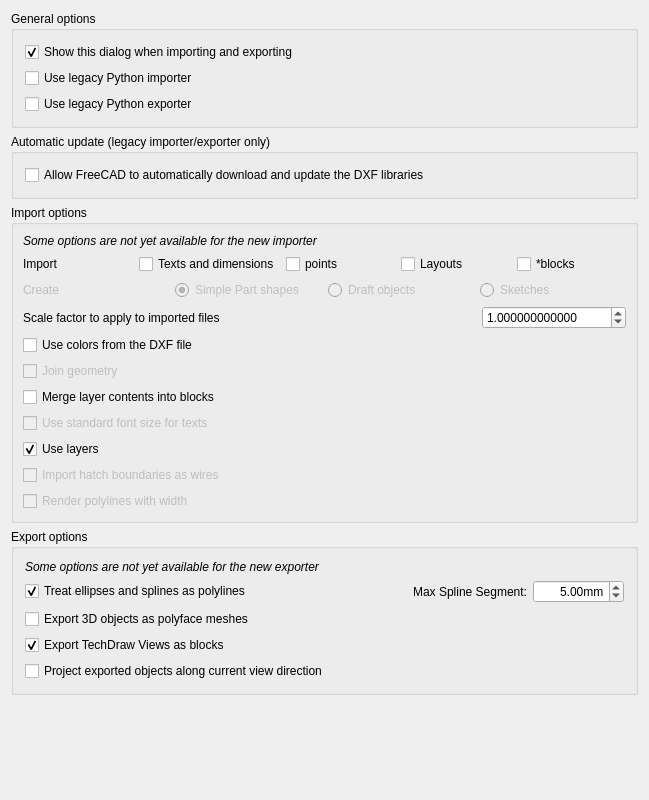
<?xml version="1.0" encoding="UTF-8"?>
<ui version="4.0">
 <class>Gui::Dialog::DlgSettingsDraft</class>
 <widget class="QWidget" name="Gui::Dialog::DlgSettingsDraft">
  <property name="geometry">
   <rect>
    <x>0</x>
    <y>0</y>
    <width>649</width>
    <height>800</height>
   </rect>
  </property>
  <property name="windowTitle">
   <string>DXF</string>
  </property>
  <layout class="QVBoxLayout" name="verticalLayout_3">
   <item>
    <widget class="QGroupBox" name="groupBox">
     <property name="title">
      <string>General options</string>
     </property>
     <layout class="QVBoxLayout" name="verticalLayout">
      <item>
       <widget class="Gui::PrefCheckBox" name="checkBox_dxfShowDialog">
        <property name="toolTip">
         <string>This preferences dialog will be shown when importing/ exporting DXF files</string>
        </property>
        <property name="text">
         <string>Show this dialog when importing and exporting</string>
        </property>
        <property name="checked">
         <bool>true</bool>
        </property>
        <property name="prefEntry" stdset="0">
         <cstring>dxfShowDialog</cstring>
        </property>
        <property name="prefPath" stdset="0">
         <cstring>Mod/Draft</cstring>
        </property>
       </widget>
      </item>
      <item>
       <widget class="Gui::PrefCheckBox" name="checkBox_dxfUseLegacyImporter">
        <property name="toolTip">
         <string>Python importer is used, otherwise the newer C++ is used.
Note: C++ importer is faster, but is not as featureful yet</string>
        </property>
        <property name="text">
         <string>Use legacy Python importer</string>
        </property>
        <property name="checked">
         <bool>false</bool>
        </property>
        <property name="prefEntry" stdset="0">
         <cstring>dxfUseLegacyImporter</cstring>
        </property>
        <property name="prefPath" stdset="0">
         <cstring>Mod/Draft</cstring>
        </property>
       </widget>
      </item>
      <item>
       <widget class="Gui::PrefCheckBox" name="checkBox_dxfUseLegacyExporter">
        <property name="toolTip">
         <string>Python exporter is used, otherwise the newer C++ is used.
Note: C++ exporter is faster, but is not as featureful yet</string>
        </property>
        <property name="text">
         <string>Use legacy Python exporter</string>
        </property>
        <property name="prefEntry" stdset="0">
         <cstring>dxfUseLegacyExporter</cstring>
        </property>
        <property name="prefPath" stdset="0">
         <cstring>Mod/Draft</cstring>
        </property>
       </widget>
      </item>
     </layout>
    </widget>
   </item>
   <item>
    <widget class="QGroupBox" name="groupBox_1">
     <property name="title">
      <string>Automatic update (legacy importer/exporter only)</string>
     </property>
     <layout class="QVBoxLayout" name="verticalLayout_1">
      <item>
       <layout class="QHBoxLayout" name="horizontalLayout_1">
        <item>
         <widget class="Gui::PrefCheckBox" name="checkBox_dxfAllowDownload">
          <property name="toolTip">
           <string>Allow FreeCAD to download the Python converter for DXF import and export.
You can also do this manually by installing the &quot;dxf_library&quot; workbench
from the Addon Manager.</string>
          </property>
          <property name="text">
           <string>Allow FreeCAD to automatically download and update the DXF libraries</string>
          </property>
          <property name="prefEntry" stdset="0">
           <cstring>dxfAllowDownload</cstring>
          </property>
          <property name="prefPath" stdset="0">
           <cstring>Mod/Draft</cstring>
          </property>
         </widget>
        </item>
       </layout>
      </item>
     </layout>
    </widget>
   </item>
   <item>
    <widget class="QGroupBox" name="GroupBox_2">
     <property name="title">
      <string>Import options</string>
     </property>
     <layout class="QVBoxLayout">
      <property name="spacing">
       <number>6</number>
      </property>
      <property name="leftMargin">
       <number>9</number>
      </property>
      <property name="topMargin">
       <number>9</number>
      </property>
      <property name="rightMargin">
       <number>9</number>
      </property>
      <property name="bottomMargin">
       <number>9</number>
      </property>
      <item>
       <widget class="QLabel" name="label_ImporterMissing">
        <property name="font">
         <font>
          <italic>true</italic>
         </font>
        </property>
        <property name="text">
         <string>Some options are not yet available for the new importer</string>
        </property>
       </widget>
      </item>
      <item>
       <layout class="QHBoxLayout" name="horizontalLayout_2">
        <item>
         <widget class="QLabel" name="label_Import">
          <property name="text">
           <string>Import</string>
          </property>
         </widget>
        </item>
        <item>
         <widget class="Gui::PrefCheckBox" name="checkBox_dxftext">
          <property name="toolTip">
           <string>If unchecked, texts and mtexts won't be imported</string>
          </property>
          <property name="text">
           <string>Texts and dimensions</string>
          </property>
          <property name="prefEntry" stdset="0">
           <cstring>dxftext</cstring>
          </property>
          <property name="prefPath" stdset="0">
           <cstring>Mod/Draft</cstring>
          </property>
         </widget>
        </item>
        <item>
         <widget class="Gui::PrefCheckBox" name="checkBox_dxfImportPoints">
          <property name="toolTip">
           <string>If unchecked, points won't be imported</string>
          </property>
          <property name="text">
           <string>points</string>
          </property>
          <property name="prefEntry" stdset="0">
           <cstring>dxfImportPoints</cstring>
          </property>
          <property name="prefPath" stdset="0">
           <cstring>Mod/Draft</cstring>
          </property>
         </widget>
        </item>
        <item>
         <widget class="Gui::PrefCheckBox" name="checkBox_dxflayout">
          <property name="toolTip">
           <string>If checked, paper space objects will be imported too</string>
          </property>
          <property name="text">
           <string>Layouts</string>
          </property>
          <property name="prefEntry" stdset="0">
           <cstring>dxflayout</cstring>
          </property>
          <property name="prefPath" stdset="0">
           <cstring>Mod/Draft</cstring>
          </property>
         </widget>
        </item>
        <item>
         <widget class="Gui::PrefCheckBox" name="checkBox_dxfstarblocks">
          <property name="toolTip">
           <string>If you want the non-named blocks (beginning with a *) to be imported too</string>
          </property>
          <property name="text">
           <string>*blocks</string>
          </property>
          <property name="prefEntry" stdset="0">
           <cstring>dxfstarblocks</cstring>
          </property>
          <property name="prefPath" stdset="0">
           <cstring>Mod/Draft</cstring>
          </property>
         </widget>
        </item>
       </layout>
      </item>
      <item>
       <layout class="QHBoxLayout" name="horizontalLayout_3">
        <item>
         <widget class="QLabel" name="label_Create">
          <property name="enabled">
           <bool>false</bool>
          </property>
          <property name="text">
           <string>Create</string>
          </property>
         </widget>
        </item>
        <item>
         <widget class="Gui::PrefRadioButton" name="radioButton_dxfCreatePart">
          <property name="enabled">
           <bool>false</bool>
          </property>
          <property name="toolTip">
           <string>Only standard Part objects will be created (fastest)</string>
          </property>
          <property name="text">
           <string>Simple Part shapes</string>
          </property>
          <property name="checked">
           <bool>true</bool>
          </property>
          <property name="prefEntry" stdset="0">
           <cstring>dxfCreatePart</cstring>
          </property>
          <property name="prefPath" stdset="0">
           <cstring>Mod/Draft</cstring>
          </property>
         </widget>
        </item>
        <item>
         <widget class="Gui::PrefRadioButton" name="radioButton_dxfCreateDraft">
          <property name="enabled">
           <bool>false</bool>
          </property>
          <property name="toolTip">
           <string>Parametric Draft objects will be created whenever possible</string>
          </property>
          <property name="text">
           <string>Draft objects</string>
          </property>
          <property name="prefEntry" stdset="0">
           <cstring>dxfCreateDraft</cstring>
          </property>
          <property name="prefPath" stdset="0">
           <cstring>Mod/Draft</cstring>
          </property>
         </widget>
        </item>
        <item>
         <widget class="Gui::PrefRadioButton" name="radioButton_dxfCreateSketch">
          <property name="enabled">
           <bool>false</bool>
          </property>
          <property name="toolTip">
           <string>Sketches will be created whenever possible</string>
          </property>
          <property name="text">
           <string>Sketches</string>
          </property>
          <property name="prefEntry" stdset="0">
           <cstring>dxfCreateSketch</cstring>
          </property>
          <property name="prefPath" stdset="0">
           <cstring>Mod/Draft</cstring>
          </property>
         </widget>
        </item>
       </layout>
      </item>
      <item>
       <layout class="QHBoxLayout" name="horizontalLayout_4">
        <item>
         <widget class="QLabel" name="label_dxfScaling">
          <property name="toolTip">
           <string/>
          </property>
          <property name="text">
           <string>Scale factor to apply to imported files</string>
          </property>
         </widget>
        </item>
        <item>
         <spacer name="horizontalSpacer_1">
          <property name="orientation">
           <enum>Qt::Horizontal</enum>
          </property>
          <property name="sizeHint" stdset="0">
           <size>
            <width>40</width>
            <height>20</height>
           </size>
          </property>
         </spacer>
        </item>
        <item>
         <widget class="Gui::PrefDoubleSpinBox" name="spinBox_dxfScaling">
          <property name="toolTip">
           <string>Scale factor to apply to DXF files on import.
The factor is the conversion between the unit of your DXF file and millimeters.
Example: for files in millimeters: 1, in centimeters: 10,
                             in meters: 1000, in inches: 25.4, in feet: 304.8</string>
          </property>
          <property name="decimals">
           <number>12</number>
          </property>
          <property name="maximum">
           <double>999999.999998999992386</double>
          </property>
          <property name="value">
           <double>1.000000000000000</double>
          </property>
          <property name="prefEntry" stdset="0">
           <cstring>dxfScaling</cstring>
          </property>
          <property name="prefPath" stdset="0">
           <cstring>Mod/Draft</cstring>
          </property>
         </widget>
        </item>
       </layout>
      </item>
      <item>
       <layout class="QHBoxLayout" name="horizontalLayout_5">
        <item>
         <widget class="Gui::PrefCheckBox" name="checkBox_dxfGetOriginalColors">
          <property name="toolTip">
           <string>Colors will set as specified in the DXF file whenever possible.
Otherwise default colors will be applied.</string>
          </property>
          <property name="text">
           <string>Use colors from the DXF file</string>
          </property>
          <property name="prefEntry" stdset="0">
           <cstring>dxfGetOriginalColors</cstring>
          </property>
          <property name="prefPath" stdset="0">
           <cstring>Mod/Draft</cstring>
          </property>
         </widget>
        </item>
       </layout>
      </item>
      <item>
       <layout class="QHBoxLayout" name="horizontalLayout_6">
        <item>
         <widget class="Gui::PrefCheckBox" name="checkBox_joingeometry">
          <property name="enabled">
           <bool>false</bool>
          </property>
          <property name="toolTip">
           <string>FreeCAD will try to join coincident objects into wires.
Note that this can take a while!</string>
          </property>
          <property name="text">
           <string>Join geometry</string>
          </property>
          <property name="prefEntry" stdset="0">
           <cstring>joingeometry</cstring>
          </property>
          <property name="prefPath" stdset="0">
           <cstring>Mod/Draft</cstring>
          </property>
         </widget>
        </item>
       </layout>
      </item>
      <item>
       <layout class="QHBoxLayout" name="horizontalLayout_7">
        <item>
         <widget class="Gui::PrefCheckBox" name="checkBox_groupLayers">
          <property name="toolTip">
           <string>Objects from the same layers will be joined into Part Compounds,
turning the display faster, but making them less easily editable.</string>
          </property>
          <property name="text">
           <string>Merge layer contents into blocks</string>
          </property>
          <property name="prefEntry" stdset="0">
           <cstring>groupLayers</cstring>
          </property>
          <property name="prefPath" stdset="0">
           <cstring>Mod/Draft</cstring>
          </property>
         </widget>
        </item>
       </layout>
      </item>
      <item>
       <layout class="QHBoxLayout" name="horizontalLayout_8">
        <item>
         <widget class="Gui::PrefCheckBox" name="checkBox_dxfStdSize">
          <property name="enabled">
           <bool>false</bool>
          </property>
          <property name="toolTip">
           <string>Imported texts will get the standard Draft Text size,
instead of the size they have in the DXF document</string>
          </property>
          <property name="text">
           <string>Use standard font size for texts</string>
          </property>
          <property name="prefEntry" stdset="0">
           <cstring>dxfStdSize</cstring>
          </property>
          <property name="prefPath" stdset="0">
           <cstring>Mod/Draft</cstring>
          </property>
         </widget>
        </item>
       </layout>
      </item>
      <item>
       <layout class="QHBoxLayout" name="horizontalLayout_9">
        <item>
         <widget class="Gui::PrefCheckBox" name="checkBox_dxfUseDraftVisGroups">
          <property name="toolTip">
           <string>If this is checked, DXF layers will be imported as Draft Layers</string>
          </property>
          <property name="text">
           <string>Use layers</string>
          </property>
          <property name="checked">
           <bool>true</bool>
          </property>
          <property name="prefEntry" stdset="0">
           <cstring>dxfUseDraftVisGroups</cstring>
          </property>
          <property name="prefPath" stdset="0">
           <cstring>Mod/Draft</cstring>
          </property>
         </widget>
        </item>
       </layout>
      </item>
      <item>
       <layout class="QHBoxLayout" name="horizontalLayout_10">
        <item>
         <widget class="Gui::PrefCheckBox" name="checkBox_importDxfHatches">
          <property name="enabled">
           <bool>false</bool>
          </property>
          <property name="toolTip">
           <string>Hatches will be converted into simple wires</string>
          </property>
          <property name="text">
           <string>Import hatch boundaries as wires</string>
          </property>
          <property name="prefEntry" stdset="0">
           <cstring>importDxfHatches</cstring>
          </property>
          <property name="prefPath" stdset="0">
           <cstring>Mod/Draft</cstring>
          </property>
         </widget>
        </item>
       </layout>
      </item>
      <item>
       <layout class="QHBoxLayout" name="horizontalLayout_11">
        <item>
         <widget class="Gui::PrefCheckBox" name="checkBox_renderPolylineWidth">
          <property name="enabled">
           <bool>false</bool>
          </property>
          <property name="toolTip">
           <string>If polylines have a width defined, they will be rendered
as closed wires with correct width</string>
          </property>
          <property name="text">
           <string>Render polylines with width</string>
          </property>
          <property name="prefEntry" stdset="0">
           <cstring>renderPolylineWidth</cstring>
          </property>
          <property name="prefPath" stdset="0">
           <cstring>Mod/Draft</cstring>
          </property>
         </widget>
        </item>
       </layout>
      </item>
     </layout>
    </widget>
   </item>
   <item>
    <widget class="QGroupBox" name="groupBox_3">
     <property name="title">
      <string>Export options</string>
     </property>
     <layout class="QVBoxLayout" name="verticalLayout_2">
      <item>
       <widget class="QLabel" name="label_ExporterMissing">
        <property name="font">
         <font>
          <italic>true</italic>
         </font>
        </property>
        <property name="text">
         <string>Some options are not yet available for the new exporter</string>
        </property>
       </widget>
      </item>
      <item>
       <layout class="QHBoxLayout" name="horizontalLayout_12">
        <item>
         <widget class="Gui::PrefCheckBox" name="checkBox_DiscretizeEllipses">
          <property name="toolTip">
           <string>Ellipse export is poorly supported. Use this to export them as polylines instead.</string>
          </property>
          <property name="text">
           <string>Treat ellipses and splines as polylines</string>
          </property>
          <property name="checked">
           <bool>true</bool>
          </property>
          <property name="prefEntry" stdset="0">
           <cstring>DiscretizeEllipses</cstring>
          </property>
          <property name="prefPath" stdset="0">
           <cstring>Mod/Draft</cstring>
          </property>
         </widget>
        </item>
        <item>
         <spacer name="horizontalSpacer_2">
          <property name="orientation">
           <enum>Qt::Horizontal</enum>
          </property>
          <property name="sizeHint" stdset="0">
           <size>
            <width>40</width>
            <height>20</height>
           </size>
          </property>
         </spacer>
        </item>
        <item>
         <widget class="QLabel" name="label_maxsegmentlength">
          <property name="text">
           <string>Max Spline Segment:</string>
          </property>
          <property name="alignment">
           <set>Qt::AlignRight|Qt::AlignTrailing|Qt::AlignVCenter</set>
          </property>
         </widget>
        </item>
        <item>
         <widget class="Gui::PrefDoubleSpinBox" name="spinBox_maxsegmentlength">
          <property name="toolTip">
           <string>Maximum length of each of the polyline segments.
If it is set to '0' the whole spline is treated as a straight segment.</string>
          </property>
          <property name="alignment">
           <set>Qt::AlignRight|Qt::AlignTrailing|Qt::AlignVCenter</set>
          </property>
          <property name="suffix">
           <string>mm</string>
          </property>
          <property name="maximum">
           <double>9999.989999999999782</double>
          </property>
          <property name="value">
           <double>5.000000000000000</double>
          </property>
          <property name="prefEntry" stdset="0">
           <cstring>maxsegmentlength</cstring>
          </property>
          <property name="prefPath" stdset="0">
           <cstring>Mod/Draft</cstring>
          </property>
         </widget>
        </item>
       </layout>
      </item>
      <item>
       <layout class="QHBoxLayout" name="horizontalLayout_13">
        <item>
         <widget class="Gui::PrefCheckBox" name="checkBox_dxfmesh">
          <property name="enabled">
           <bool>true</bool>
          </property>
          <property name="toolTip">
           <string>All objects containing faces will be exported as 3D polyfaces</string>
          </property>
          <property name="text">
           <string>Export 3D objects as polyface meshes</string>
          </property>
          <property name="prefEntry" stdset="0">
           <cstring>dxfmesh</cstring>
          </property>
          <property name="prefPath" stdset="0">
           <cstring>Mod/Draft</cstring>
          </property>
         </widget>
        </item>
       </layout>
      </item>
      <item>
       <layout class="QHBoxLayout" name="horizontalLayout_14">
        <item>
         <widget class="Gui::PrefCheckBox" name="checkBox_dxfExportBlocks">
          <property name="toolTip">
           <string>TechDraw Views will be exported as blocks.
This might fail for post DXF R12 templates.</string>
          </property>
          <property name="text">
           <string>Export TechDraw Views as blocks</string>
          </property>
          <property name="checked">
           <bool>true</bool>
          </property>
          <property name="prefEntry" stdset="0">
           <cstring>dxfExportBlocks</cstring>
          </property>
          <property name="prefPath" stdset="0">
           <cstring>Mod/Draft</cstring>
          </property>
         </widget>
        </item>
       </layout>
      </item>
      <item>
       <layout class="QHBoxLayout" name="horizontalLayout_15">
        <item>
         <widget class="Gui::PrefCheckBox" name="checkBox_dxfproject">
          <property name="enabled">
           <bool>true</bool>
          </property>
          <property name="toolTip">
           <string>Exported objects will be projected to reflect the current view direction</string>
          </property>
          <property name="text">
           <string>Project exported objects along current view direction</string>
          </property>
          <property name="prefEntry" stdset="0">
           <cstring>dxfproject</cstring>
          </property>
          <property name="prefPath" stdset="0">
           <cstring>Mod/Draft</cstring>
          </property>
         </widget>
        </item>
       </layout>
      </item>
     </layout>
    </widget>
   </item>
   <item>
    <spacer name="verticalSpacer_1">
     <property name="orientation">
      <enum>Qt::Vertical</enum>
     </property>
     <property name="sizeHint" stdset="0">
      <size>
       <width>20</width>
       <height>40</height>
      </size>
     </property>
    </spacer>
   </item>
  </layout>
 </widget>
 <layoutdefault spacing="6" margin="11"/>
 <customwidgets>
  <customwidget>
   <class>Gui::PrefCheckBox</class>
   <extends>QCheckBox</extends>
   <header>Gui/PrefWidgets.h</header>
  </customwidget>
  <customwidget>
   <class>Gui::PrefDoubleSpinBox</class>
   <extends>QDoubleSpinBox</extends>
   <header>Gui/PrefWidgets.h</header>
  </customwidget>
  <customwidget>
   <class>Gui::PrefRadioButton</class>
   <extends>QRadioButton</extends>
   <header>Gui/PrefWidgets.h</header>
  </customwidget>
 </customwidgets>
 <resources/>
 <connections>
  <connection>
   <sender>checkBox_dxfUseLegacyImporter</sender>
   <signal>toggled(bool)</signal>
   <receiver>label_Create</receiver>
   <slot>setEnabled(bool)</slot>
   <hints>
    <hint type="sourcelabel">
     <x>20</x>
     <y>20</y>
    </hint>
    <hint type="destinationlabel">
     <x>20</x>
     <y>20</y>
    </hint>
   </hints>
  </connection>
  <connection>
   <sender>checkBox_dxfUseLegacyImporter</sender>
   <signal>toggled(bool)</signal>
   <receiver>radioButton_dxfCreatePart</receiver>
   <slot>setEnabled(bool)</slot>
   <hints>
    <hint type="sourcelabel">
     <x>20</x>
     <y>20</y>
    </hint>
    <hint type="destinationlabel">
     <x>20</x>
     <y>20</y>
    </hint>
   </hints>
  </connection>
  <connection>
   <sender>checkBox_dxfUseLegacyImporter</sender>
   <signal>toggled(bool)</signal>
   <receiver>radioButton_dxfCreateDraft</receiver>
   <slot>setEnabled(bool)</slot>
   <hints>
    <hint type="sourcelabel">
     <x>20</x>
     <y>20</y>
    </hint>
    <hint type="destinationlabel">
     <x>20</x>
     <y>20</y>
    </hint>
   </hints>
  </connection>
  <connection>
   <sender>checkBox_dxfUseLegacyImporter</sender>
   <signal>toggled(bool)</signal>
   <receiver>radioButton_dxfCreateSketch</receiver>
   <slot>setEnabled(bool)</slot>
   <hints>
    <hint type="sourcelabel">
     <x>20</x>
     <y>20</y>
    </hint>
    <hint type="destinationlabel">
     <x>20</x>
     <y>20</y>
    </hint>
   </hints>
  </connection>
  <connection>
   <sender>checkBox_dxfUseLegacyImporter</sender>
   <signal>toggled(bool)</signal>
   <receiver>checkBox_joingeometry</receiver>
   <slot>setEnabled(bool)</slot>
   <hints>
    <hint type="sourcelabel">
     <x>20</x>
     <y>20</y>
    </hint>
    <hint type="destinationlabel">
     <x>20</x>
     <y>20</y>
    </hint>
   </hints>
  </connection>
  <connection>
   <sender>checkBox_dxfUseLegacyImporter</sender>
   <signal>toggled(bool)</signal>
   <receiver>checkBox_dxfStdSize</receiver>
   <slot>setEnabled(bool)</slot>
   <hints>
    <hint type="sourcelabel">
     <x>20</x>
     <y>20</y>
    </hint>
    <hint type="destinationlabel">
     <x>20</x>
     <y>20</y>
    </hint>
   </hints>
  </connection>
  <connection>
   <sender>checkBox_dxfUseLegacyImporter</sender>
   <signal>toggled(bool)</signal>
   <receiver>checkBox_importDxfHatches</receiver>
   <slot>setEnabled(bool)</slot>
   <hints>
    <hint type="sourcelabel">
     <x>20</x>
     <y>20</y>
    </hint>
    <hint type="destinationlabel">
     <x>20</x>
     <y>20</y>
    </hint>
   </hints>
  </connection>
  <connection>
   <sender>checkBox_dxfUseLegacyImporter</sender>
   <signal>toggled(bool)</signal>
   <receiver>checkBox_renderPolylineWidth</receiver>
   <slot>setEnabled(bool)</slot>
   <hints>
    <hint type="sourcelabel">
     <x>20</x>
     <y>20</y>
    </hint>
    <hint type="destinationlabel">
     <x>20</x>
     <y>20</y>
    </hint>
   </hints>
  </connection>
 </connections>
</ui>
